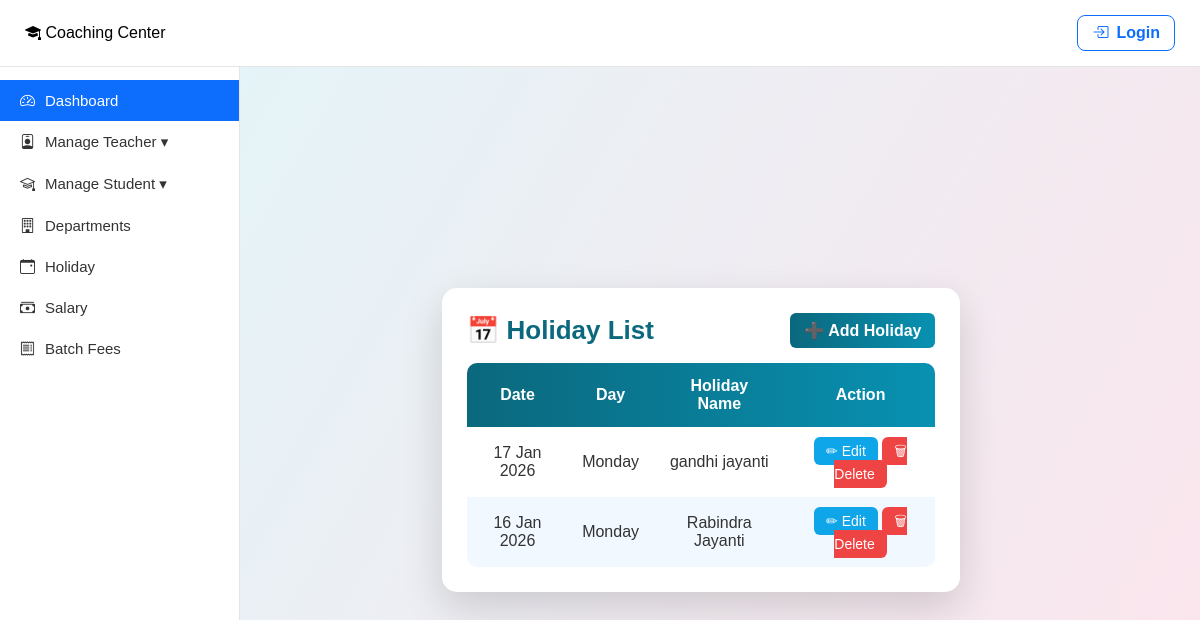
The page /holidays/ (signed in) on the database its author committed.
### Home/models.py (models this page shows, shortened)
class Holiday(models.Model):
    name = models.CharField(max_length=100)
    date = models.DateField()
    description = models.TextField(blank=True)
    created_at = models.DateTimeField(auto_now_add=True)
    class Meta:
        ordering = ['-date']
    from django.db import models

### Home/views.py (the view)
# urls.py: path('holidays/', views.holidays_view, name='holidays'),
@login_required
def holidays_view(request):
    if request.user.role != "admin":
        return HttpResponseForbidden("Only admin can view holidays.")
    holidays = Holiday.objects.all().order_by('-date')
    return render(request, "admin/holiday_list.html", {"holidays": holidays})

### templates/admin/holiday_list.html (shortened to what this page needs)
{% extends "dashboard/admin.html" %}
{% load static %}
{% block content %}<link rel="stylesheet" href="{% static 'css/holiday.css' %}">
<div class="container">
    <div class="header">
        <h2 class="title">📅 Holiday List</h2>
        <a href="{% url 'add_holiday' %}" class="add-btn">➕ Add Holiday</a>
    </div>
    <table>
        <thead>
            <tr>
                <th>Date</th>
                <th>Day</th>
                <th>Holiday Name</th>
                <th>Action</th>
            </tr>
        </thead>
        <tbody>
            {% for h in holidays %}
            <tr>
                <td>{{ h.date|date:"d M Y" }}</td>
                <td>{{ h.day }}</td>
                <td>{{ h.name }}</td>
                <td>
                    <a href="{% url 'edit_holiday' h.id %}" class="edit-btn">✏ Edit</a>
                    <a href="{% url 'delete_holiday' h.id %}" class="delete-btn">🗑 Delete</a>
                </td>
            </tr>
            {% empty %}
            <tr>
                <td colspan="4">No holidays available.</td>
            </tr>
            {% endfor %}
        </tbody>
    </table>
</div>
{% endblock %}

### static/css/holiday.css (style rules this page uses)
* { margin: 0; padding: 0; box-sizing: border-box; font-family: 'Poppins', sans-serif; }
body { background: linear-gradient(120deg, #e0f7fa, #fce4ec); min-height: 100vh; display: flex; justify-content: center; align-items: center; }
.container { background: #fff; width: 90%; max-width: 900px; padding: 25px; border-radius: 15px; box-shadow: 0 15px 40px rgba(0,0,0,0.15); }
.header { display: flex; justify-content: space-between; align-items: center; margin-bottom: 20px; }
.header h2 { color: #0b687d; font-size: 26px; }
.add-btn { background: linear-gradient(90deg, #0b687d, #0891b2); color: white; padding: 10px 18px; text-decoration: none; border-radius: 8px; font-weight: 600; transition: 0.3s; }
table { width: 100%; border-collapse: collapse; border-radius: 10px; overflow: hidden; }
thead { background: linear-gradient(90deg, #0b687d, #0891b2); color: white; }
thead th { padding: 14px; }
tbody tr:nth-child(even) { background: #f1f8ff; }
tbody td { padding: 14px; text-align: center; color: #333; }
.edit-btn { background: #0ea5e9; color: white; padding: 6px 12px; border-radius: 6px; text-decoration: none; font-size: 14px; }
.delete-btn { background: #ef4444; color: white; padding: 6px 12px; border-radius: 6px; text-decoration: none; font-size: 14px; }
.header { display: flex; justify-content: space-between; align-items: center; margin-bottom: 15px; }
.add-btn { background: linear-gradient(90deg, #0b687d, #0891b2); color: white; padding: 8px 14px; border-radius: 6px; text-decoration: none; font-weight: 600; }

### templates/dashboard/admin.html (style rules this page uses)
* { margin: 0; padding: 0; box-sizing: border-box; font-family: Arial, Helvetica, sans-serif; }
body { background: #f2f4f7; display: flex; }

### rows shown on the page
Holiday: date "17 Jan 2026", day "Monday", name "gandhi jayanti"
Holiday: date "16 Jan 2026", day "Monday", name "Rabindra Jayanti"
